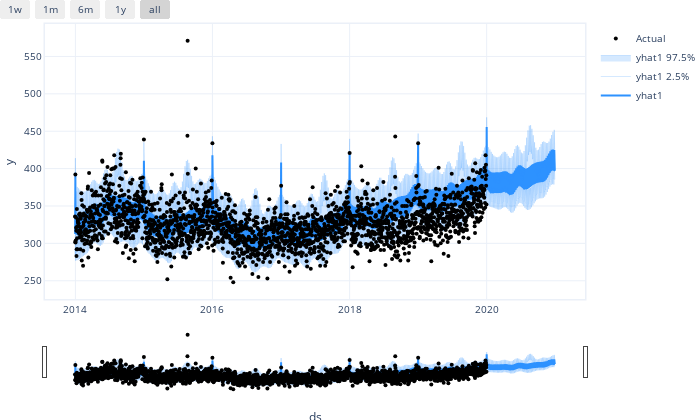

The notebook cell this image was saved under:
### Code cell
# Create a new dataframe reaching 365 into the future for our forecast
df_future = m.make_future_dataframe(y_train, events_df=nyd, 
                                    n_historic_predictions=True, periods=365)

# Predict the future
forecast = m.predict(df_future)

# Visualize the forecast
m.plot(forecast)

### Figure 1 — Plotly figure (JSON) as saved in the notebook; plotly's stock layout.template omitted (floating-point values rounded to 4 significant figures; data arrays with more than 128 entries replaced by an {"elided": "..."} marker saying what was removed)
{"data": [{"fill": "none", "line": {"color": "rgba(45, 146, 255, 1.0)", "width": 2}, "mode": "lines", "name": "yhat1", "type": "scatter", "x": {"elided": "2558 str values"}, "y": {"elided": "2558 float values"}}, {"fillcolor": "rgba(45, 146, 255, 0.2)", "line": {"color": "rgba(45, 146, 255, 0.2)", "width": 1}, "mode": "lines", "name": "yhat1 2.5%", "type": "scatter", "x": {"elided": "2558 str values"}, "y": {"elided": "2558 float values"}}, {"fill": "tonexty", "fillcolor": "rgba(45, 146, 255, 0.2)", "line": {"color": "rgba(45, 146, 255, 0.2)", "width": 1}, "mode": "lines", "name": "yhat1 97.5%", "type": "scatter", "x": {"elided": "2558 str values"}, "y": {"elided": "2558 float values"}}, {"marker": {"color": "black", "size": 4}, "mode": "markers", "name": "Actual", "type": "scatter", "x": {"elided": "2558 str values"}, "y": {"elided": "2558 int values"}}], "layout": {"autosize": true, "font": {"size": 10}, "height": 420, "hovermode": "x unified", "margin": {"b": 0, "l": 0, "pad": 0, "r": 10, "t": 10}, "showlegend": true, "title": {"font": {"size": 12}}, "width": 700, "xaxis": {"autorange": true, "linewidth": 1.5, "mirror": true, "range": ["2013-07-23 06:53:01.6035", "2021-06-07 17:06:58.3965"], "rangeselector": {"buttons": [{"count": 7, "label": "1w", "step": "day", "stepmode": "backward"}, {"count": 1, "label": "1m", "step": "month", "stepmode": "backward"}, {"count": 6, "label": "6m", "step": "month", "stepmode": "backward"}, {"count": 1, "label": "1y", "step": "year", "stepmode": "backward"}, {"step": "all"}]}, "rangeslider": {"autorange": true, "range": ["2013-07-23 06:53:01.6035", "2021-06-07 17:06:58.3965"], "visible": true, "yaxis": {"_template": null, "rangemode": "match"}}, "showline": true, "title": {"text": "ds"}, "type": "date"}, "yaxis": {"autorange": true, "linewidth": 1.5, "mirror": true, "range": [225.6, 593.4], "showline": true, "title": {"text": "y"}, "type": "linear"}}}
